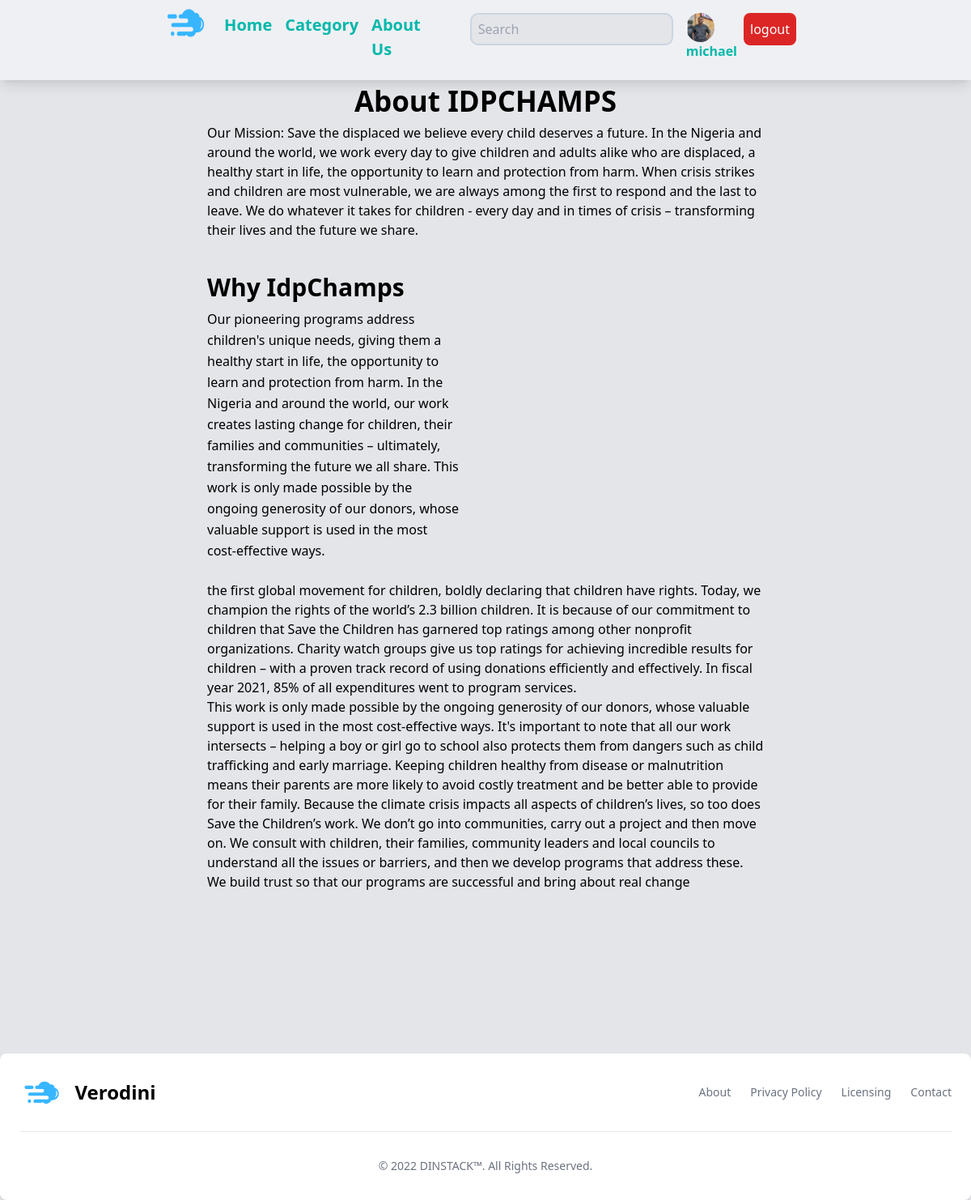
The app's page /aboutus/ (signed in) with its own data.
### base/models.py (models this page shows)
class User(AbstractUser):
    name = models.CharField(max_length=200, null=True)
    email = models.EmailField(unique=True, null=True)
    bio = models.TextField(null=True)
    avatar = models.ImageField(null=True, default="mike.png")
    USERNAME_FIELD = 'email'
    REQUIRED_FIELDS = []

### base/views.py (the view)
# urls.py: path('aboutus/', views.aboutUs, name='about'),
def aboutUs(request):
    return render(request, 'base/about.html')

### base/Templates/base/about.html (shortened to what this page needs)
{% extends 'base/main.html' %} {% load static %}
{% block content %}
<section class="mx-10 lg:mx-[16rem] items-center flex-col justify-center gap-1.5">
    <div>
        <h1 class="font-bold text-[35px] text-mainpurple text-center">
            About IDPCHAMPS
        </h1>
    </div>
    <div>
        <p>Our Mission:
        Save the displaced we  believe every child deserves a future.
        In the Nigeria and around the world, we work every day to give children and adults alike who are displaced, a healthy start in life,
        the opportunity to learn and protection from harm. When crisis strikes and children are most vulnerable,
        we are always among the first to respond and the last to leave. We do whatever it takes for children - every day and in times of crisis
        – transforming their lives and the future we share.</p>
       </div>
    <div class="flex flex-col md:flex-row lg:-mx-8 py-6">
        <div class="w-full lg:w-1/2 lg:px-8">
          <h2 class="text-3xl leading-tight font-bold mt-4 text-mainpurple">Why IdpChamps</h2>
          <p class="mt-2 leading-relaxed">Our pioneering programs address children's unique needs, giving them a healthy start in life,
            the opportunity to learn and protection from harm. In the Nigeria and around the world, our work creates lasting change for children,
             their families and communities – ultimately,  transforming the future we all share. This work is only made possible
              by the ongoing generosity of our donors, whose valuable support is used in the most cost-effective ways.</p>
        </div>
      </div>
     <div>
        <p> the first global movement for children, boldly declaring that children have rights. Today, we champion the rights of the world’s 2.3 billion children.
            It is because of our commitment to children that Save the Children has garnered top ratings among other nonprofit organizations. Charity watch groups give us top ratings for
            achieving incredible results for children – with a proven track record of using donations efficiently and effectively. In fiscal year 2021, 85% of all expenditures went to program services.
        </p>
    </div>
     <div>
        <p>
            This work is only made possible by the ongoing generosity of our donors, whose valuable support is used in the most cost-effective ways.
            It's important to note that all our work intersects – helping a boy or girl go to school also protects them from dangers such as child trafficking and early marriage. Keeping children healthy from disease or malnutrition means their parents are more likely to avoid costly treatment and be better able to provide for their family.
            Because the climate crisis impacts all aspects of children’s lives, so too does Save the Children’s work.
            We don’t go into communities, carry out a project and then move on. We consult with children, their families, community leaders and local councils to understand all the issues or barriers, and then we develop programs that address these. We build trust so that our programs are successful and bring about real change</p>
    </div>
</section>
{% endblock content %}

### base/Templates/base/main.html (shortened to what this page needs)
<!DOCTYPE html>
{% load static %}
<html lang="en">
  <head>
    <link rel="stylesheet" href="../../../static/css/vid.css" />
  </head>
  <body class="bg-lightGrey2 items-center justify-center">
    <nav
      class="bg-lightGrey1 flex flex-row justify-between w-full shadow-lg px-2 lg:px-[200px] pt-2"
    >
      <div class="w-[70px] h-[70px]">
        <img
          src="{% static 'assets/logo1.png' %}"
          alt=""
          class="w-[60px] h-[40px]"
        />
      </div>
      <div
        id="menu"
        class="hidden absolute flex md:left-0 top-14 right-2 justify-self-start rounded-lg bg-slate-300 md:bg-lightGrey1 md:relative md:mt-0 md:top-0 md:flex flex-col md:flex-row md:justify-between"
      >
        <ul class="flex flex-col md:flex-row justify-between mr-2 p-2">
          <a href="{% url 'home' %}"
            ><li class="text-mainBlue font-semibold text-[20px] mr-4">
              Home
            </li></a
          >
          <a href="{% url 'category' %}"
            ><li class="text-mainBlue font-semibold text-[20px] mr-4">
              Category
            </li></a
          >
          <a href="{% url 'about' %}"
            ><li class="text-mainBlue font-semibold text-[20px] mr-4">
              About Us
            </li></a
          >
        </ul>
        <div class="flex flex-col md:flex-row pt-0 pb-4 gap-2 px-2">
          <input
            type="text"
            name="search"
            placeholder="Search"
            id="search"
            class="bg-lightGrey2 border-2 mt-2 h-[40px] border-slate-300 rounded-[10px] p-2"
          />
          {% if request.user.is_authenticated %}
          <div class="p-2 flex md:flex-row flex-col gap-2">
            <a href="#profile">
              <div class="rounded-full w-[35px] h-[35px]">
                <img
                  src="{{user.avatar.url}}"
                  alt=""
                  class="object-contain rounded-full"
                />
              </div>
              <div>
                <p class="text-mainBlue font-semibold">{{user.username}}</p>
              </div></a
            >
            <a
              href="{% url 'logout' %}"
              class="bg-red-600 rounded-lg text-white p-2 h-[40px]"
              >logout</a
            >
          </div>
          {% endif %}
        </div>
      </div>
    </nav>
     {% block content %} {% endblock content %}
    <div class="h-[200px]"></div>
    <footer
      class="p-4 bg-white mb-0 rounded-lg shadow md:px-6 md:py-8 dark:bg-gray-900"
    >
      <div class="sm:flex sm:items-center sm:justify-between">
        <a href="https://flowbite.com/" class="flex items-center mb-4 sm:mb-0">
          <img
            src="{% static 'assets/logo1.png' %}"
            class="mr-3 h-8"
            alt="Flowbite Logo"
          />
          <span
            class="self-center text-2xl font-semibold whitespace-nowrap dark:text-white"
            >Verodini</span
          >
        </a>
        <ul
          class="flex flex-wrap items-center mb-6 text-sm text-gray-500 sm:mb-0 dark:text-gray-400"
        >
          <li>
            <a href="{% url 'about' %}" class="mr-4 hover:underline md:mr-6"
              >About</a
            >
          </li>
          <li>
            <a href="#" class="mr-4 hover:underline md:mr-6">Privacy Policy</a>
          </li>
          <li>
            <a href="#" class="mr-4 hover:underline md:mr-6">Licensing</a>
          </li>
          <li>
            <a href="#" class="hover:underline">Contact</a>
          </li>
        </ul>
      </div>
      <hr
        class="my-6 border-gray-200 sm:mx-auto dark:border-gray-700 lg:my-8"
      />
      <span
        class="block text-sm text-gray-500 sm:text-center dark:text-gray-400"
        >© 2022
        <a href="https://DINSTACK.com/" class="hover:underline">DINSTACK™</a>.
        All Rights Reserved.
      </span>
    </footer>
  </body>
</html>

### records on screen
User: avatar (picture), username "michael"
